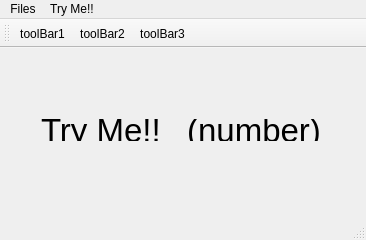
<?xml version="1.0" encoding="UTF-8"?>
<ui version="4.0">
 <class>MainWindow</class>
 <widget class="QMainWindow" name="MainWindow">
  <property name="geometry">
   <rect>
    <x>0</x>
    <y>0</y>
    <width>366</width>
    <height>240</height>
   </rect>
  </property>
  <property name="windowTitle">
   <string>MainWindow</string>
  </property>
  <widget class="QWidget" name="centralWidget">
   <widget class="QWidget" name="layoutWidget">
    <property name="geometry">
     <rect>
      <x>30</x>
      <y>60</y>
      <width>304</width>
      <height>44</height>
     </rect>
    </property>
    <layout class="QHBoxLayout" name="horizontalLayout">
     <item>
      <widget class="QLabel" name="label">
       <property name="font">
        <font>
         <pointsize>25</pointsize>
        </font>
       </property>
       <property name="text">
        <string>Try Me!!</string>
       </property>
      </widget>
     </item>
     <item>
      <widget class="QLabel" name="number_label">
       <property name="font">
        <font>
         <pointsize>25</pointsize>
        </font>
       </property>
       <property name="text">
        <string>(number)</string>
       </property>
       <property name="alignment">
        <set>Qt::AlignCenter</set>
       </property>
      </widget>
     </item>
    </layout>
   </widget>
  </widget>
  <widget class="QMenuBar" name="menuBar">
   <property name="geometry">
    <rect>
     <x>0</x>
     <y>0</y>
     <width>366</width>
     <height>21</height>
    </rect>
   </property>
   <widget class="QMenu" name="menuFiles">
    <property name="title">
     <string>Files</string>
    </property>
    <addaction name="actionExit"/>
   </widget>
   <widget class="QMenu" name="menuTry_Me">
    <property name="title">
     <string>Try Me!!</string>
    </property>
    <addaction name="action1"/>
    <addaction name="action2"/>
    <addaction name="action3"/>
   </widget>
   <addaction name="menuFiles"/>
   <addaction name="menuTry_Me"/>
  </widget>
  <widget class="QToolBar" name="mainToolBar">
   <attribute name="toolBarArea">
    <enum>TopToolBarArea</enum>
   </attribute>
   <attribute name="toolBarBreak">
    <bool>false</bool>
   </attribute>
   <addaction name="actionToolBar1"/>
   <addaction name="actionToolBar2"/>
   <addaction name="actionToolBar3"/>
  </widget>
  <widget class="QStatusBar" name="statusBar"/>
  <action name="action1">
   <property name="text">
    <string>1</string>
   </property>
  </action>
  <action name="action2">
   <property name="text">
    <string>2</string>
   </property>
  </action>
  <action name="action3">
   <property name="text">
    <string>3</string>
   </property>
  </action>
  <action name="actionExit">
   <property name="text">
    <string>Exit</string>
   </property>
  </action>
  <action name="actionToolBar1">
   <property name="text">
    <string>toolBar1</string>
   </property>
  </action>
  <action name="actionToolBar2">
   <property name="text">
    <string>toolBar2</string>
   </property>
  </action>
  <action name="actionToolBar3">
   <property name="text">
    <string>toolBar3</string>
   </property>
  </action>
 </widget>
 <layoutdefault spacing="6" margin="11"/>
 <resources/>
 <connections>
  <connection>
   <sender>actionExit</sender>
   <signal>triggered()</signal>
   <receiver>MainWindow</receiver>
   <slot>close()</slot>
   <hints>
    <hint type="sourcelabel">
     <x>-1</x>
     <y>-1</y>
    </hint>
    <hint type="destinationlabel">
     <x>199</x>
     <y>149</y>
    </hint>
   </hints>
  </connection>
 </connections>
</ui>
